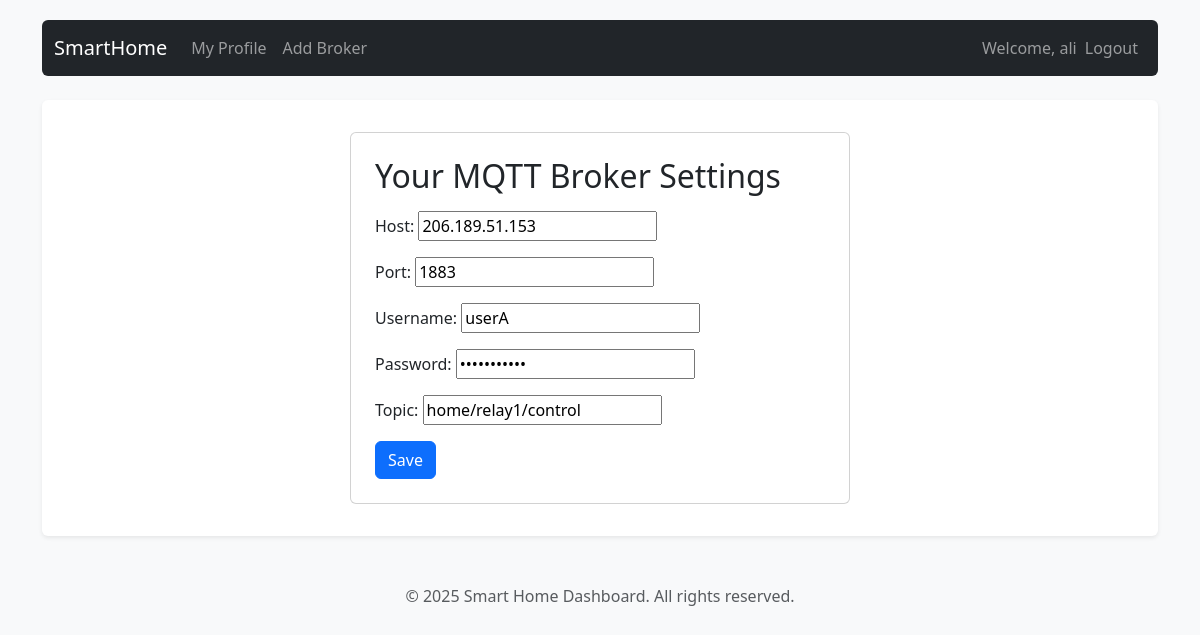
Screenshot of /control/broker/ (signed in) with the database file from the repository.
### dashboard/models.py (models this page shows, shortened)
class Broker(models.Model):
    user = models.OneToOneField(User, on_delete=models.CASCADE)
    host = models.CharField("Host", max_length=200)
    port = models.PositiveIntegerField("Port", default=1883)
    username = models.CharField("Username", max_length=100, blank=True)
    password = models.CharField("Password", max_length=100, blank=True)
    topic = models.CharField("Topic", max_length=20, blank=True)

### dashboard/views.py (the view, shortened to what this page needs)
# urls.py: path('broker/', BrokerEditView.as_view(), name='broker-edit'),
class BrokerEditView(LoginRequiredMixin, UpdateView):
    model = Broker
    form_class = BrokerForm
    template_name = 'dashboard/broker_form.html'
    success_url = reverse_lazy('control-panel')
    def get_object(self, queryset=None):
        obj, created = Broker.objects.get_or_create(user=self.request.user)
        return obj

### dashboard/forms.py
class BrokerForm(forms.ModelForm):
    class Meta:
        model = Broker
        fields = ['host', 'port', 'username', 'password', 'topic']
        widgets = {
            'password': forms.PasswordInput(render_value=True),
        }

### dashboard/templates/dashboard/broker_form.html (shortened to what this page needs)
{% extends "base.html" %}
{% block content %}
<div class="card p-4 mx-auto" style="max-width:500px;">
  <h2 class="mb-3">Your MQTT Broker Settings</h2>
  <form method="post">
    {{ form.as_p }}
    <button class="btn btn-primary">Save</button>
  </form>
</div>
{% endblock %}

### templates/base.html (shortened to what this page needs)
{% load static %} <!DOCTYPE html>
<html lang="en">
<head>
    <link href="https://cdn.jsdelivr.net/npm/bootstrap@5.3.0-alpha1/dist/css/bootstrap.min.css" rel="stylesheet">
    <link rel="stylesheet" href="https://cdnjs.cloudflare.com/ajax/libs/font-awesome/6.4.0/css/all.min.css">
</head>
<body>
    <div class="container">
        <nav class="navbar navbar-expand-lg navbar-dark bg-dark mb-4 rounded">
            <div class="container-fluid">
                <a class="navbar-brand navbar-brand-custom" href="{% url 'homepage' %}">
                    SmartHome
                </a>
                <div class="collapse navbar-collapse" id="navbarNavGlobal">
                    <ul class="navbar-nav me-auto">
                        {% if user.is_authenticated %}
                        <li class="nav-item">
                            <a class="nav-link" href="{% url 'profile' %}">
                                My Profile
                            </a>
                        </li>
                        <li class="nav-item">
                            <a class="nav-link" href="{% url 'broker-edit' %}">
                                Add Broker
                            </a>
                        </li>
                        {% endif %}
                    </ul>
                    <ul class="navbar-nav">
                        {% if user.is_authenticated %}
                        <li class="nav-item">
                            <span class="nav-link">Welcome, {{ user.username }}</span>
                        </li>
                        <li class="nav-item">
                             <form method="post" action="{% url 'logout' %}" class="d-inline">
                                <button type="submit" class="nav-link btn btn-link" style="padding-left:0; padding-right:0.5rem;">
                                    Logout
                                </button>
                            </form>
                        </li>
                        {% endif %}
                    </ul>
                </div>
            </div>
        </nav>
        <main class="content-wrapper">
            {% block content %}
            {% endblock %}
        </main>
        <footer class="mt-5 text-center text-muted">
            <p>&copy; {% now "Y" %} Smart Home Dashboard. All rights reserved.</p>
        </footer>
    </div>
    </body>
</html>

### templates/base.html (style rules this page uses)
body { padding-top: 20px; background-color: #f8f9fa; }
.navbar-brand-custom { font-weight: 500; }
.content-wrapper { background-color: #ffffff; padding: 2rem; border-radius: 0.375rem; box-shadow: 0 0.125rem 0.25rem rgba(0, 0, 0, 0.075); margin-top: 1.5rem; }

### rows the page displays
Broker: host "206.189.51.153", port "1883", username "userA", topic "home/relay1/control"

### other values shown
{{ user.username }} "ali"
